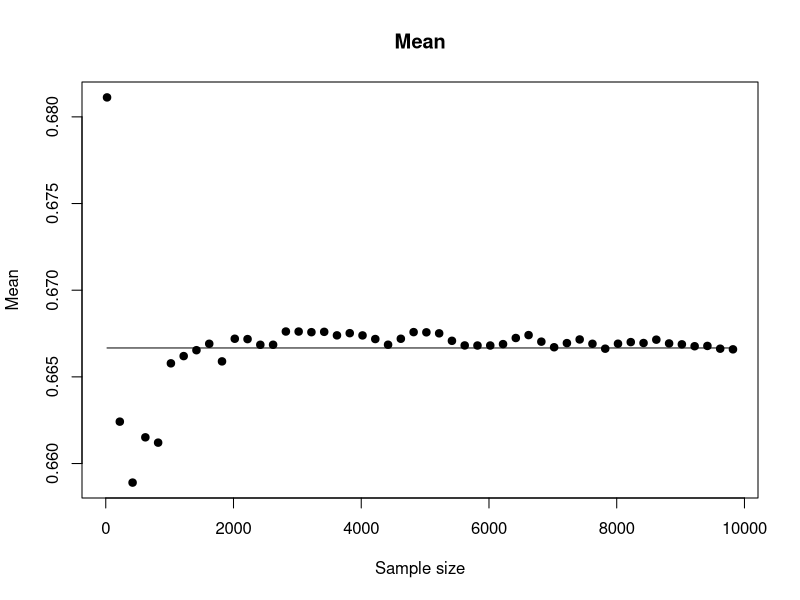
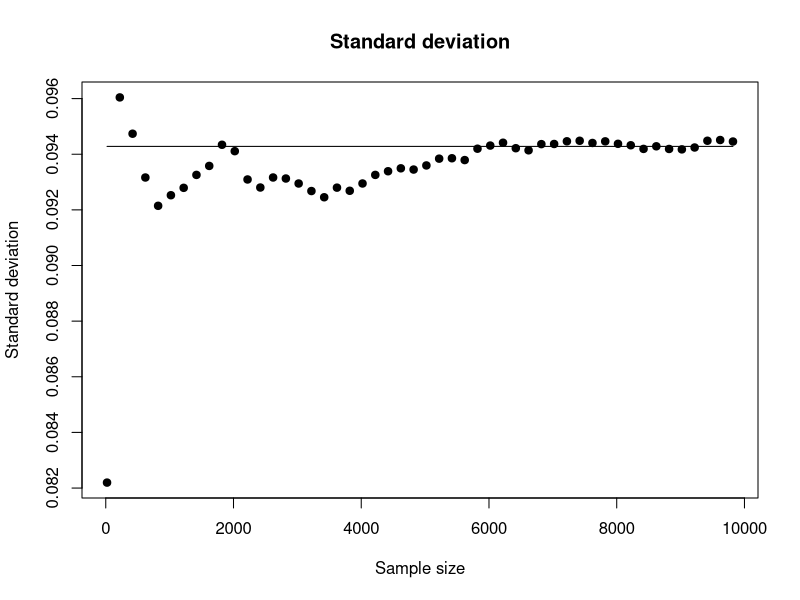
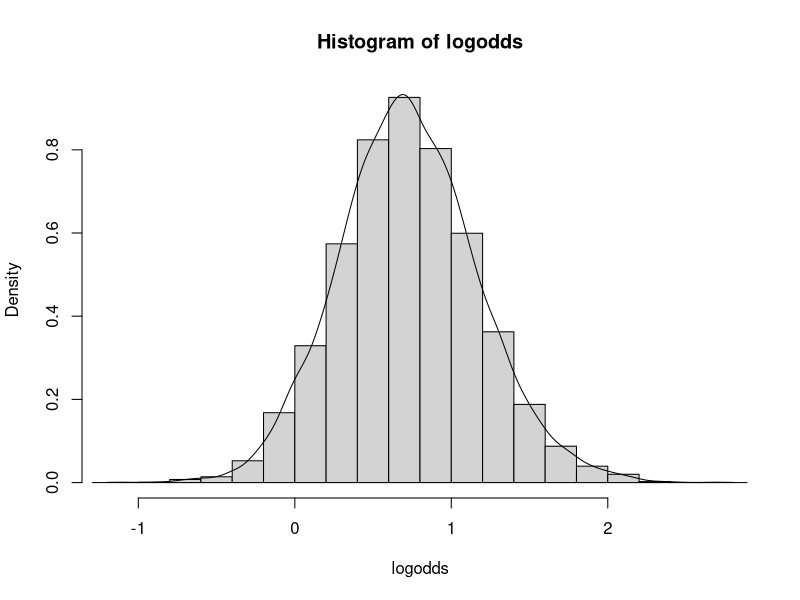
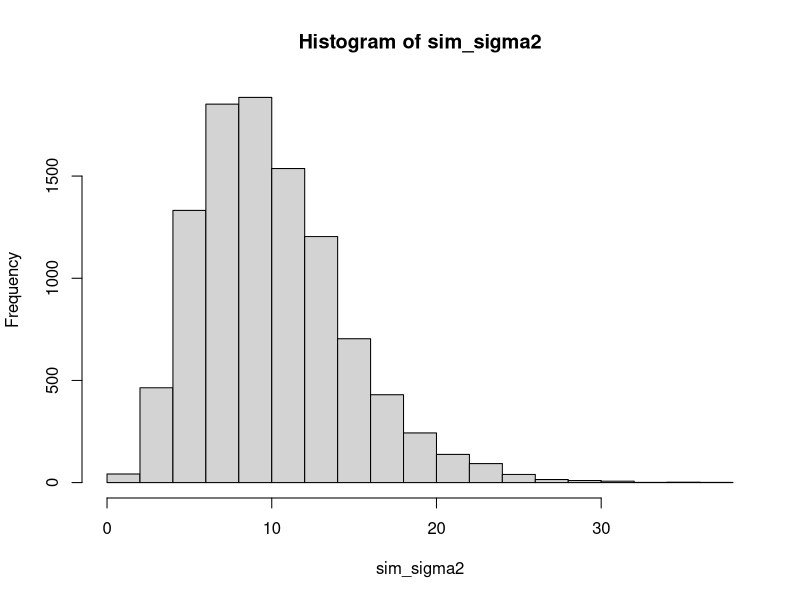
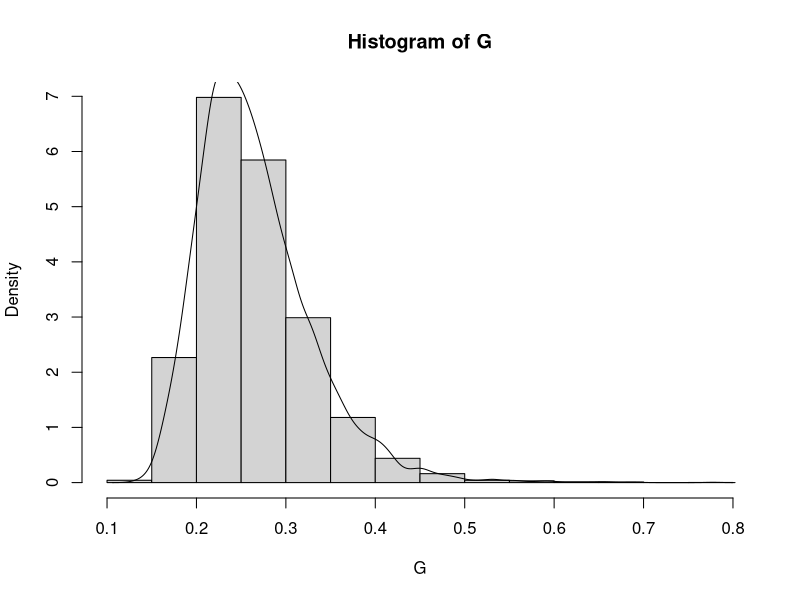
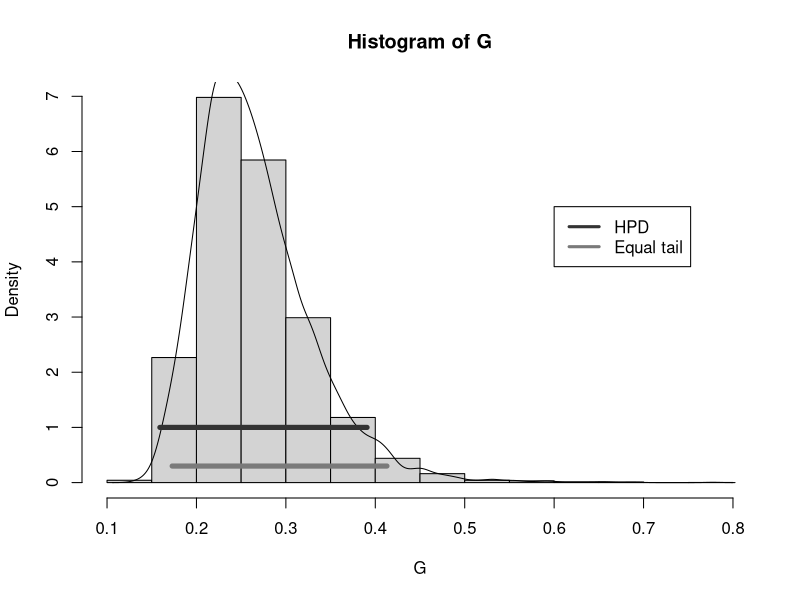
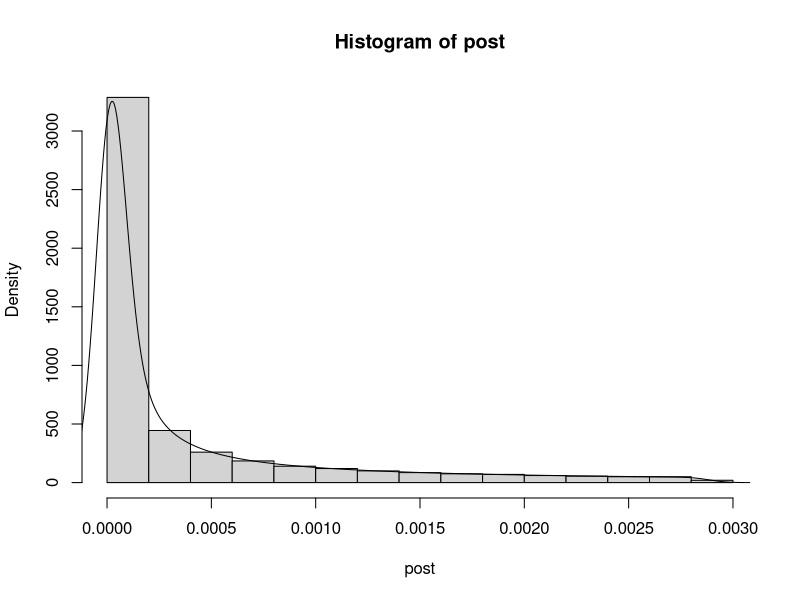
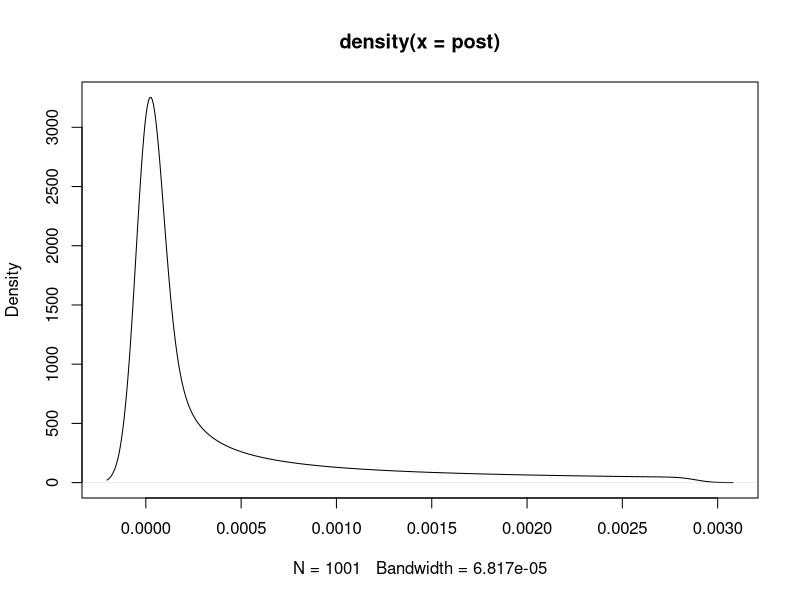

Source code (R) for these figures, in order:
#lab 1

#Question 1

#a)
alpha <- 2+14
beta <- 2+6
y1<-rbeta(20, alpha, beta)

t_mean <- alpha/(alpha+beta)
t_sd <- sqrt(alpha*beta/((alpha+beta)^2*(alpha+beta+1)))
samples = seq(20,10000,by=200)
result = data.frame()
for(i in 1:length(samples)){
  set.seed(12345)
  temp <- rbeta(samples[i], alpha, beta)
  result[i,1] <- mean(temp)
  result[i,2] <- sd(temp)
}
colnames(result)<-c("Mean", "Sd")

plot(samples, result$Mean, ylab="Mean", xlab="Sample size", main="Mean", pch=19)
lines(samples, rep(t_mean, length(samples)))
plot(samples, result$Sd, ylab="Standard deviation", xlab="Sample size", main="Standard deviation", pch=19)
lines(samples, rep(t_sd, length(samples)))

#b)
set.seed(12345)
y<-rbeta(10000, alpha, beta)
prob <- length(y[y<0.4])/length(y)
true_prob <- pbeta(0.4, alpha, beta)

#c)
logodds <- log(y/(1-y))
hist(logodds, freq = FALSE)
lines(density(logodds))

# hist(y)
# density(logodds)
# plot(density(logodds))
# set.seed(12345)
# hist(rnorm(10000, mean(logodds), sd(logodds)))
#looks normal

#Question 2

#a)
x<-c(14, 25, 45, 25, 30, 33, 19, 50, 34, 67)
mu <- 3.5
n <- length(x)
tau2 <- sum((log(x)-mu)^2)/n
set.seed(12345)
sim_sigma2 <- rchisq(10000,n)

sigma2 <- n*tau2/sim_sigma2

s_mean<-mean(sigma2)
s_sd<-sd(sigma2)
#Theoretical values for scaled inv-chi (wikipedia):
inv_mean<-n*tau2/(n-2)
inv_sd <- sqrt(2*inv_mean^2/(n-4))

hist(sim_sigma2)

#b)
set.seed(12345)
G <- 2*pnorm(sqrt(sigma2)/sqrt(2))-1
dens_G<-density(G)
lognorm = rlnorm(10000, mean(G), sd(G))
hist(G, freq=FALSE)
lines(dens_G)


#c)
perc = 0.025*10000
lowertail <- G[order(G, decreasing = FALSE)[perc+1]]
uppertail <- G[order(G, decreasing = FALSE)[10000-perc-1]]

dataframe <- data.frame(y=dens_G$y,x=dens_G$x)
dataframe <- dataframe[order(dataframe$y,decreasing = TRUE),]
dataframe$dens <- cumsum(dataframe$y)/sum(dataframe$y)

dfx<-dataframe$dens<0.95
low<-which.min(dataframe$x[dfx])
upp<-which.max(dataframe$x[dfx])
x_low <- dataframe$x[low]
x_upp <- dataframe$x[upp]

hist(G, freq=FALSE)
lines(density(G), lwd=1)
lines(c(lowertail, uppertail), c(0.3,0.3), col="grey48", lwd=5)
lines(c(x_low, x_upp), c(1,1), col="grey20", lwd=5)
legend(x = 0.6, y=5, c("HPD", "Equal tail"), col=c("grey20", "grey48"), lwd = 3)

#Question 3

#a)
z <- c(-2.44, 2.14, 2.54, 1.83, 2.02, 2.33, -2.79, 2.23, 2.07, 2.02)
len_z <- length(z)
mu2 <- 2.39
lambda <- 1

posterior <- function(k){
  result <- lambda*exp(k*sum(cos(z-mu2))-lambda*sum(z))/(2*pi*besselI(k,0))
  return(result)
}

ks <- seq(0,1,by=0.001)
post <- posterior(ks)
hist(post, freq = FALSE)
lines(density(post))
dens_post <- density(post)
plot(dens_post)


#b)
post_mode <- max(dens_post$x)
